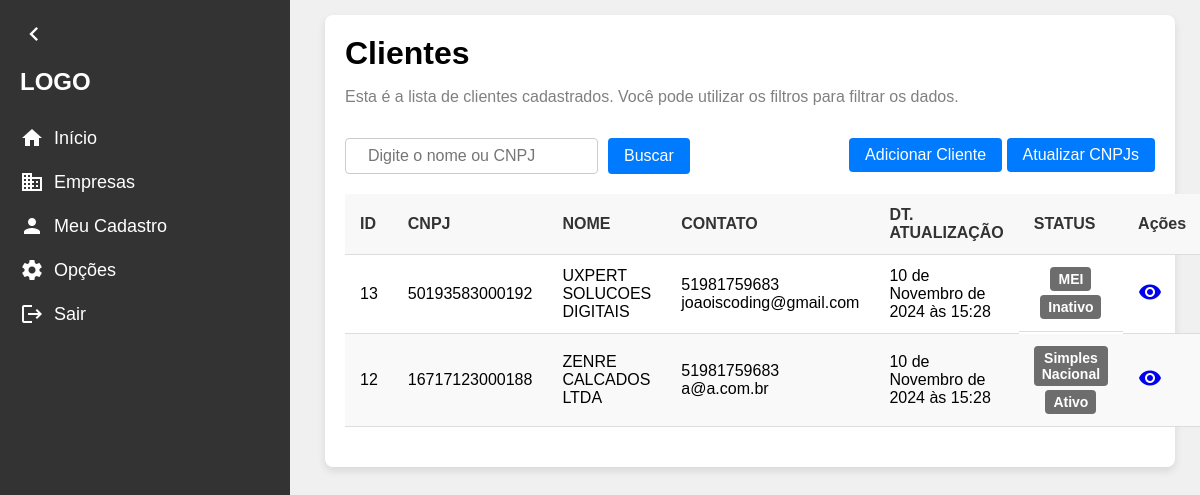
Page /clientes/ on the earlier database version.
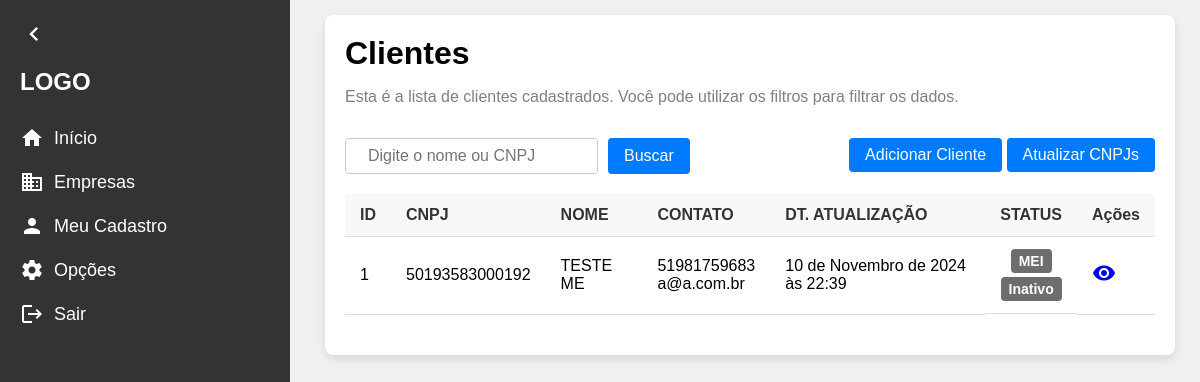
Same page on the later database version.
### clientes/models.py (models this page shows, shortened)
class Cliente(models.Model):
    id = models.AutoField(primary_key=True)
    nome_fantasia = models.CharField(max_length=200)
    razao_social = models.CharField(max_length=200)
    cnpj = models.CharField(max_length=14, blank=True, null=True)
    responsavel_tecnico = models.CharField(max_length=50)
    email = models.CharField(max_length=200, blank=True, null=True)
    regime_fiscal = models.ForeignKey(RegimeFiscal, on_delete=models.PROTECT, related_name= 'regime_fiscal')
    data_inclusao = models.DateField(blank= True, null= True)
    data_exclusao = models.DateField(blank= True, null= True)
    ultima_atualizacao = models.DateTimeField(blank=True, null=True)
    status = models.CharField(max_length=20, blank= True, null= True)
    telefone = models.CharField(
        max_length=15, blank=True, null=True,
        validators=[
            RegexValidator(
                regex=r'^\d{10,11}$',
                message="O número de telefone deve conter apenas dígitos e ter 10 ou 11 dígitos."
            )
        ]
    )

class RegimeFiscal(models.Model):
    id = models.AutoField(primary_key=True)
    nome = models.CharField(max_length=30)
    def __str__(self):
        return self.nome
    class Meta:
        verbose_name = "Regime Fiscal"
        verbose_name_plural = "Regimes Fiscais"

### clientes/views.py (the view)
# urls.py: path('clientes/', clientes_view, name='clientes'),
def clientes_view(request):
    clientes = Cliente.objects.all().order_by('nome_fantasia')
    search = request.GET.get('search')
    if search:
        clientes = clientes.filter(nome_fantasia__icontains = search)
    return render(request, 'clientes.html', {'clientes': clientes})

### clientes/templates/clientes.html
{% extends "base.html" %}
{% block content %}
<div class="content">
    <div class="container">
        <div class="title">Clientes</div>
        <p>Esta é a lista de clientes cadastrados. Você pode utilizar os filtros para filtrar os dados.</p>
        <div class="actions">
            <form method="GET" action="">
                <input type="text" name="search" placeholder="Digite o nome ou CNPJ" value="{{ request.GET.search }}">
                <button type="submit">Buscar</button>
            </form>
            <div>
                <a href="{% url 'novo_cliente' %}" class="add-client-btn"><button >Adicionar Cliente</button></a>
                <a href="{% url 'atualizar_clientes' %}" class="update-clients-btn"><button type="button">Atualizar CNPJs</button></a>
            </div>
        </div>
        {% if clientes %}
            <table>
                <thead>
                    <tr>
                        <th>ID</th>
                        <th>CNPJ</th>
                        <th>NOME</th>
                        <th>CONTATO</th>
                        <th>DT. ATUALIZAÇÃO</th>
                        <th>STATUS</th>
                        <th>Ações</th>
                    </tr>
                </thead>
                <tbody>
                    {% for cliente in clientes %}
                    <tr>
                        <td>{{ cliente.id }}</td>
                        <td>{{ cliente.cnpj }}</td>
                        <td>{{ cliente.nome_fantasia }}</td>
                        <td>{{ cliente.telefone }}<br>{{ cliente.email }}</td>
                        <td>
                            {% if cliente.ultima_atualizacao %}
                                {{ cliente.ultima_atualizacao }}
                            {% else %}
                                Aguardando a primeira análise.
                            {% endif %}
                        </td>
                        <td class="status-tag">
                            <span>{{ cliente.regime_fiscal }}</span>
                            <span>
                                {% if cliente.status %}
                                    {{ cliente.status }}
                                {% else %}
                                    Em análise
                                {% endif %}
                            </span>
                        </td>
                        <td class="actions-icons">
                            <a href="{% url 'cliente_detalhe' cliente.pk %}">
                                <span class="material-icons">visibility</span>
                            </a>
                        </td>
                    </tr>
                    {% endfor %}
                </tbody>
            </table>
        {% else %}
            <div class="placeholder-clientes">
                <div class="material-icons">search_off</div>
                <h3>Não há clientes cadastrados. Clique em "Adicionar cliente" para iniciar um cadastro.</h3>
            </div>
        {% endif %}
    </div>
</div>
{% endblock %}

### app/templates/base.html (shortened to what this page needs)
<!DOCTYPE html>
<html lang="pt-BR">
<head>
</head>
<body>
    <nav class="sidebar collapsed" id="sidebar">
        <span class="material-icons toggle-btn" onclick="toggleSidebar()">chevron_left</span>
        <span class="logo">LOGO</span>
        <div class="menu">
            <a href="#">
                <span class="material-icons">home</span>
                <span class="text">Início</span>
            </a>
            <a href="{% url 'clientes' %}">
                <span class="material-icons">business</span>
                <span class="text">Empresas</span>
            </a>
            <a href="{% url 'escritorio_detalhes' id=1 %}">
                <span class="material-icons">person</span>
                <span class="text">Meu Cadastro</span>
            </a>
            <a href="#">
                <span class="material-icons">settings</span>
                <span class="text">Opções</span>
            </a>
            <a href="#">
                <span class="material-icons">logout</span>
                <span class="text">Sair</span>
            </a>
        </div>
    </nav>
    {% block content %}
    {% endblock %}
</body>
</html>

### app/templates/base.html (style rules this page uses)
body { font-family: Arial, sans-serif; margin: 0; padding: 0; background-color: #f0f0f0; display: flex; }
.sidebar { width: 250px; background-color: #333; color: white; display: flex; align-items: flex-start; flex-direction: column; padding: 20px; height: 100vh; position: fixed; left: 0; top: 0; transition: width 0.2s; overflow: hidden; }
.sidebar .logo { font-size: 24px; font-weight: bold; margin-bottom: 30px; white-space: nowrap; overflow: hidden; transition: opacity 0.2s; }
.sidebar .menu { display: flex; flex-direction: column; gap: 20px; }
.sidebar .menu a { color: white; text-decoration: none; display: flex; align-items: center; gap: 10px; font-size: 18px; white-space: nowrap; overflow: hidden; transition: opacity 0.2s; }
.toggle-btn { font-size: 28px; cursor: pointer; color: white; margin-bottom: 20px; align-self: flex-start; transition: transform 0.2s; }
.content { display: flex; justify-content: center; margin-left: 270px; padding-left: 30px; padding-top: 15px; width: calc(100% - 270px); }
.container { width: 90%; background-color: white; padding: 20px; box-shadow: 0 4px 8px rgba(0, 0, 0, 0.1); border-radius: 8px; }
.title { display: flex; align-items: center; font-size: 32px; font-weight: bold; margin-bottom: 0; }
.container p { margin-bottom: 32px; color: grey; }
.actions { display: flex; justify-content: space-between; margin-bottom: 20px; }
.actions form { display: flex; gap: 10px; }
.actions input[type="text"] { padding: 8px 22px 8px 22px; font-size: 16px; border: 1px solid #ccc; border-radius: 4px; }
.actions button { padding: 8px 16px; font-size: 16px; color: white; background-color: #007bff; border: none; border-radius: 4px; cursor: pointer; }
table { width: 100%; border-collapse: collapse; margin-bottom: 20px; }
table th, table td { padding: 12px 15px; text-align: left; border-bottom: 1px solid #ddd; }
table th { background-color: #f8f8f8; font-weight: bold; color: #333; }
.status-tag { display: flex; flex-direction: column; align-items: center; gap: 4px; }
.status-tag span { background-color: #6d6d6d; text-align: center; color: white; padding: 4px 8px; border-radius: 4px; font-weight: bold; font-size: 14px; }

Differences in the rows shown:
removed Cliente: id "13", cnpj "50193583000192", nome_fantasia "UXPERT SOLUCOES DIGITAIS", telefone "51981759683", email "joaoiscoding@gmail.com", ultima_atualizacao "10 de Novembro de 2024 às 15:28", regime_fiscal "MEI", status "Inativo"
removed Cliente: id "12", cnpj "16717123000188", nome_fantasia "ZENRE CALCADOS LTDA", telefone "51981759683", email "a@a.com.br", ultima_atualizacao "10 de Novembro de 2024 às 15:28", regime_fiscal "Simples Nacional", status "Ativo"
added Cliente: id "1", cnpj "50193583000192", nome_fantasia "TESTE ME", telefone "51981759683", email "a@a.com.br", ultima_atualizacao "10 de Novembro de 2024 às 22:39", regime_fiscal "MEI", status "Inativo"
